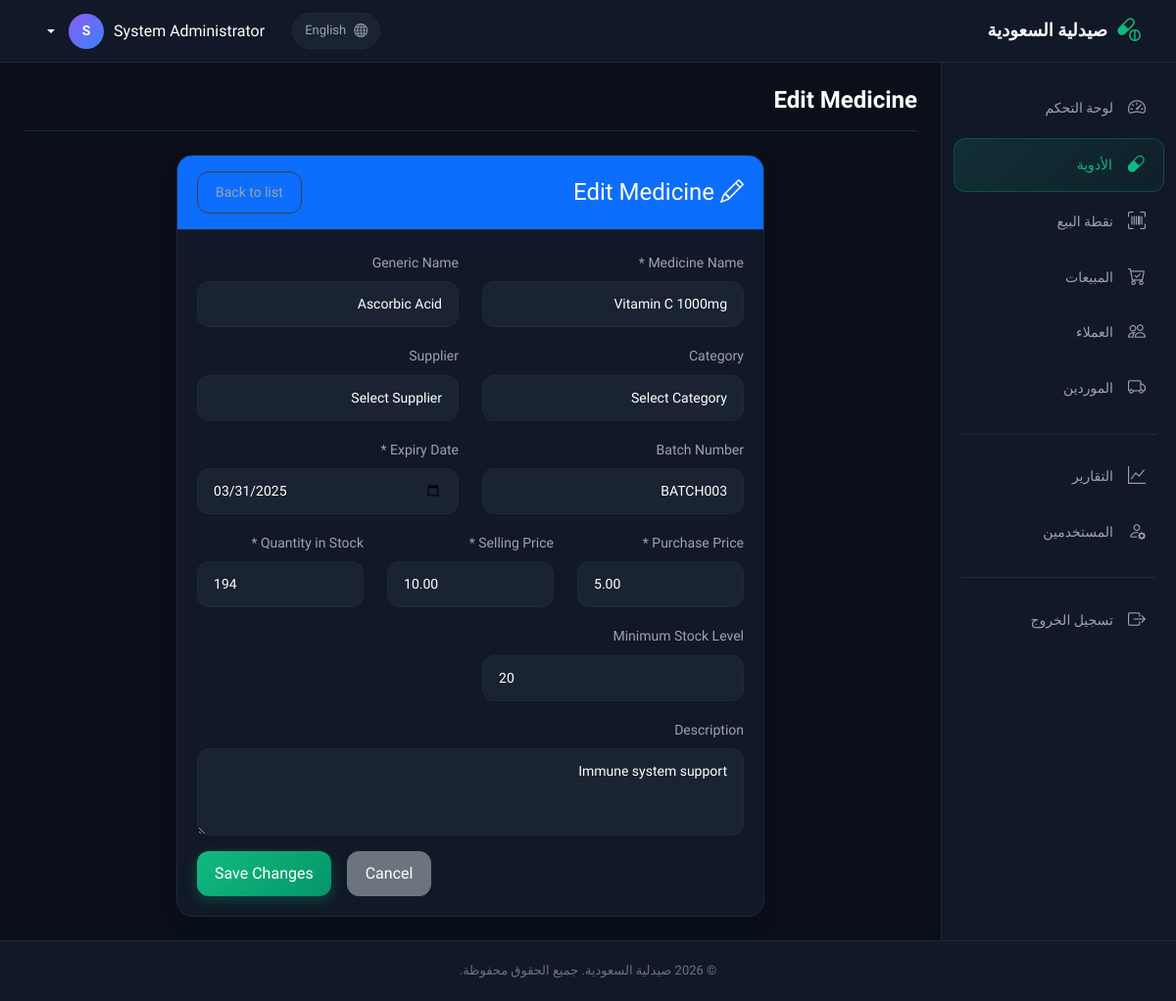
The app's page /modules/medicines/edit.php?id=3 (signed in) with its own data.
### tables this page shows
CREATE TABLE `medicines` (
  `medicine_id` int(11) NOT NULL,
  `medicine_name` varchar(100) NOT NULL,
  `generic_name` varchar(100) DEFAULT NULL,
  `category_id` int(11) DEFAULT NULL,
  `category` varchar(50) DEFAULT NULL,
  `supplier_id` int(11) DEFAULT NULL,
  `batch_number` varchar(50) DEFAULT NULL,
  `expiry_date` date NOT NULL,
  `purchase_price` decimal(10,2) NOT NULL,
  `selling_price` decimal(10,2) NOT NULL,
  `quantity_in_stock` int(11) NOT NULL DEFAULT 0,
  `min_stock_level` int(11) DEFAULT 10,
  `description` text DEFAULT NULL,
  `is_active` tinyint(1) DEFAULT 1,
  `created_at` timestamp NOT NULL DEFAULT current_timestamp()
);

### modules/medicines/edit.php (the view, shortened to what this page needs)
<?php
$database = new Database();
$db = $database->getConnection();
$medicine_id = isset($_GET['id']) ? intval($_GET['id']) : 0;
$query = "SELECT * FROM medicines WHERE medicine_id = ? LIMIT 1";
$stmt = $db->prepare($query);
$stmt->execute([$medicine_id]);
$medicine = $stmt->fetch(PDO::FETCH_ASSOC);
include '../../includes/header.php';
?>
<div class="row justify-content-center">
    <div class="col-lg-8">
        <div class="card shadow">
            <div class="card-header bg-primary text-white d-flex justify-content-between align-items-center">
                <h4 class="mb-0"><i class="bi bi-pencil"></i> Edit Medicine</h4>
                <a href="index.php" class="btn btn-sm btn-outline-light">Back to list</a>
            </div>
            <div class="card-body">
                <form method="POST" action="">
                    <div class="row">
                        <div class="col-md-6 mb-3">
                            <label for="medicine_name" class="form-label">Medicine Name *</label>
                            <input type="text" class="form-control" id="medicine_name" name="medicine_name"
                                value="<?php echo htmlspecialchars($_POST['medicine_name'] ?? $medicine['medicine_name']); ?>" required>
                        </div>
                        <div class="col-md-6 mb-3">
                            <label for="generic_name" class="form-label">Generic Name</label>
                            <input type="text" class="form-control" id="generic_name" name="generic_name"
                                value="<?php echo htmlspecialchars($_POST['generic_name'] ?? $medicine['generic_name']); ?>">
                        </div>
                    </div>
                    <div class="row">
                        <div class="col-md-6 mb-3">
                            <label for="category_id" class="form-label">Category</label>
                            <select class="form-select" id="category_id" name="category_id">
                                <option value="">Select Category</option>
                            </select>
                        </div>
                        <div class="col-md-6 mb-3">
                            <label for="supplier_id" class="form-label">Supplier</label>
                            <select class="form-select" id="supplier_id" name="supplier_id">
                                <option value="">Select Supplier</option>
                            </select>
                        </div>
                    </div>
                    <div class="row">
                        <div class="col-md-6 mb-3">
                            <label for="batch_number" class="form-label">Batch Number</label>
                            <input type="text" class="form-control" id="batch_number" name="batch_number"
                                value="<?php echo htmlspecialchars($_POST['batch_number'] ?? $medicine['batch_number']); ?>">
                        </div>
                        <div class="col-md-6 mb-3">
                            <label for="expiry_date" class="form-label">Expiry Date *</label>
                            <input type="date" class="form-control" id="expiry_date" name="expiry_date"
                                value="<?php echo htmlspecialchars($_POST['expiry_date'] ?? $medicine['expiry_date']); ?>" required>
                        </div>
                    </div>
                    <div class="row">
                        <div class="col-md-4 mb-3">
                            <label for="purchase_price" class="form-label">Purchase Price *</label>
                            <input type="number" class="form-control" id="purchase_price" name="purchase_price"
                                value="<?php echo htmlspecialchars($_POST['purchase_price'] ?? $medicine['purchase_price']); ?>" step="0.01" min="0.01" required>
                        </div>
                        <div class="col-md-4 mb-3">
                            <label for="selling_price" class="form-label">Selling Price *</label>
                            <input type="number" class="form-control" id="selling_price" name="selling_price"
                                value="<?php echo htmlspecialchars($_POST['selling_price'] ?? $medicine['selling_price']); ?>" step="0.01" min="0.01" required>
                        </div>
                        <div class="col-md-4 mb-3">
                            <label for="quantity_in_stock" class="form-label">Quantity in Stock *</label>
                            <input type="number" class="form-control" id="quantity_in_stock" name="quantity_in_stock"
                                value="<?php echo htmlspecialchars($_POST['quantity_in_stock'] ?? $medicine['quantity_in_stock']); ?>" min="0" required>
                        </div>
                    </div>
                    <div class="row">
                        <div class="col-md-6 mb-3">
                            <label for="min_stock_level" class="form-label">Minimum Stock Level</label>
                            <input type="number" class="form-control" id="min_stock_level" name="min_stock_level"
                                value="<?php echo htmlspecialchars($_POST['min_stock_level'] ?? $medicine['min_stock_level']); ?>" min="1">
                        </div>
                    </div>
                    <div class="mb-3">
                        <label for="description" class="form-label">Description</label>
                        <textarea class="form-control" id="description" name="description" rows="3"><?php echo htmlspecialchars($_POST['description'] ?? $medicine['description']); ?></textarea>
                    </div>
                    <div class="d-grid gap-2 d-md-flex justify-content-md-end">
                        <a href="index.php" class="btn btn-secondary me-md-2">Cancel</a>
                        <button type="submit" class="btn btn-primary">Save Changes</button>
                    </div>
                </form>
            </div>
        </div>
    </div>
</div>
<?php include '../../includes/footer.php'; ?>

### assets/css/style.css (style rules this page uses)
:root { --bg-primary: #0a0f1a; --bg-secondary: #111827; --bg-tertiary: #1a2332; --bg-hover: #242d3d; --border-color: #1f2937; --border-light: #374151; --text-primary: #ffffff; --text-secondary: #9ca3af; --text-muted: #6b7280; --accent-green: #10b981; --accent-green-hover: #059669; --accent-blue: #3b82f6; --accent-yellow: #f59e0b; --accent-red: #ef4444; --accent-purple: #8b5cf6; --sidebar-width: 240px; --navbar-height: 64px; --radius-sm: 8px; --radius-md: 12px; --radius-lg: 16px; --shadow-sm: 0 1px 2px rgba(0, 0, 0, 0.3); --shadow-md: 0 4px 12px rgba(0, 0, 0, 0.3); --shadow-lg: 0 10px 30px rgba(0, 0, 0, 0.4); }
* { margin: 0; padding: 0; box-sizing: border-box; }
body { font-family: 'Tajawal', -apple-system, BlinkMacSystemFont, 'Segoe UI', sans-serif; background: var(--bg-primary); color: var(--text-primary); min-height: 100vh; line-height: 1.6; }
a { color: var(--accent-blue); text-decoration: none; transition: color 0.2s; }
.card { background: var(--bg-secondary); border: 1px solid var(--border-color); border-radius: var(--radius-lg); box-shadow: var(--shadow-sm); overflow: hidden; }
.card-header { background: transparent; border-bottom: 1px solid var(--border-color); padding: 16px 20px; display: flex; align-items: center; justify-content: space-between; }
.card-body { padding: 20px; }
.btn { border-radius: var(--radius-md); font-weight: 500; padding: 10px 18px; transition: all 0.2s; display: inline-flex; align-items: center; gap: 8px; }
.btn-primary { background: linear-gradient(135deg, var(--accent-green), var(--accent-green-hover)); border: none; color: white; box-shadow: 0 4px 14px rgba(16, 185, 129, 0.3); }
.btn-outline-light { border: 1px solid var(--border-light); color: var(--text-secondary); background: transparent; }
.form-control, .form-select { background: var(--bg-tertiary); border: 1px solid var(--border-color); color: var(--text-primary); border-radius: var(--radius-md); padding: 12px 16px; font-size: 14px; transition: all 0.2s; }
.form-control::placeholder { color: var(--text-muted); }
.form-label { font-weight: 500; color: var(--text-secondary); margin-bottom: 8px; font-size: 14px; }

### records on screen
medicines: medicine_name "Vitamin C 1000mg", generic_name "Ascorbic Acid", batch_number "BATCH003", expiry_date "03/31/2025", purchase_price "5.00", selling_price "10.00", quantity_in_stock "194", min_stock_level "20", description "Immune system support"

### other values on screen
__('site_name') "صيدلية السعودية"
$other_lang_name "English"
$user_full_name "System Administrator"
mb_substr($user_full_name, 0, 1) "S"
__('nav_dashboard') "لوحة التحكم"
__('nav_medicines') "الأدوية"
__('nav_pos') "نقطة البيع"
__('nav_sales') "المبيعات"
__('nav_customers') "العملاء"
__('nav_suppliers') "الموردين"
__('nav_reports') "التقارير"
__('nav_users') "المستخدمين"
__('logout') "تسجيل الخروج"
$page_title "Edit Medicine"
__('all_rights_reserved') "جميع الحقوق محفوظة"
